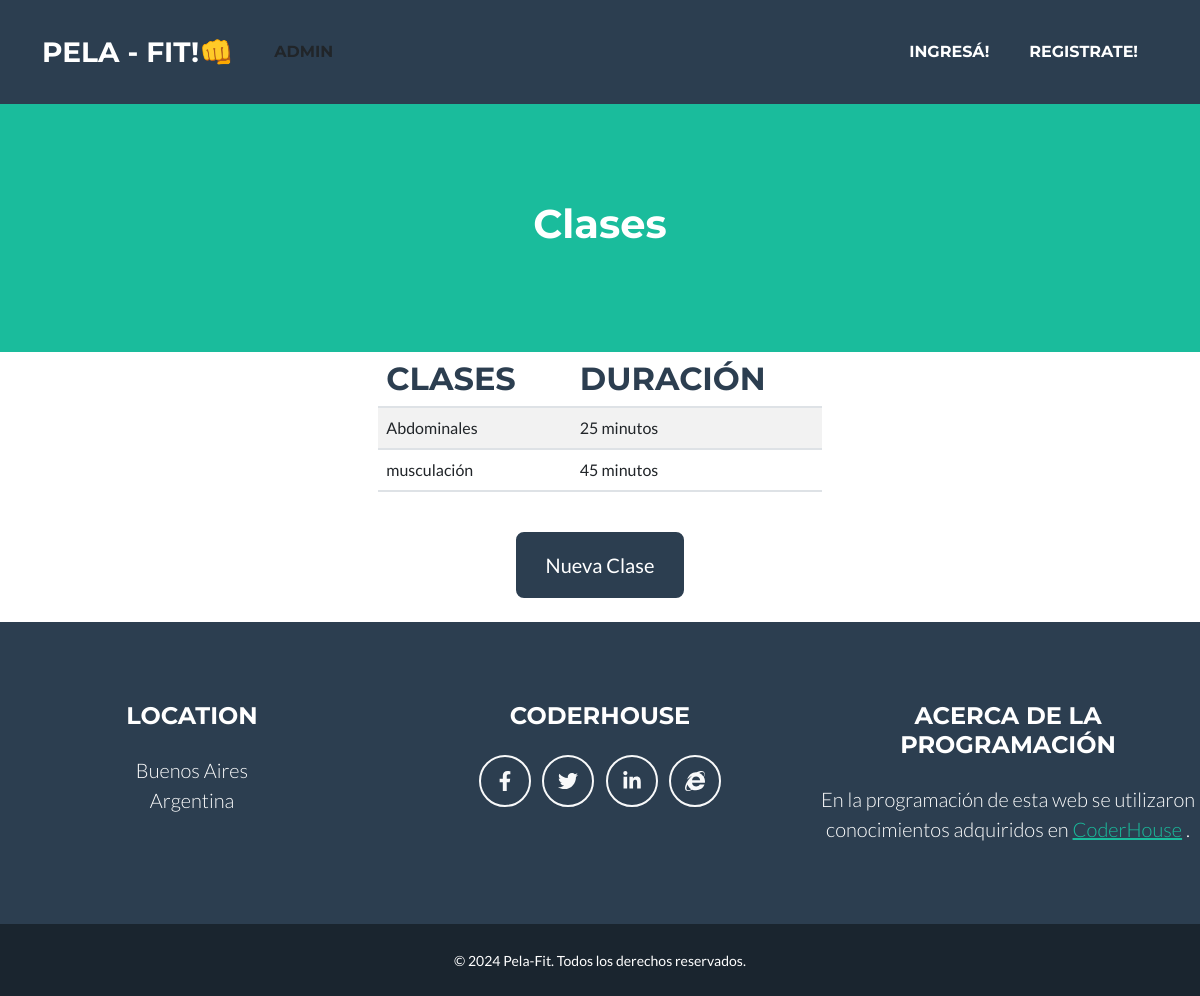
Page /clase/list on the earlier database version.
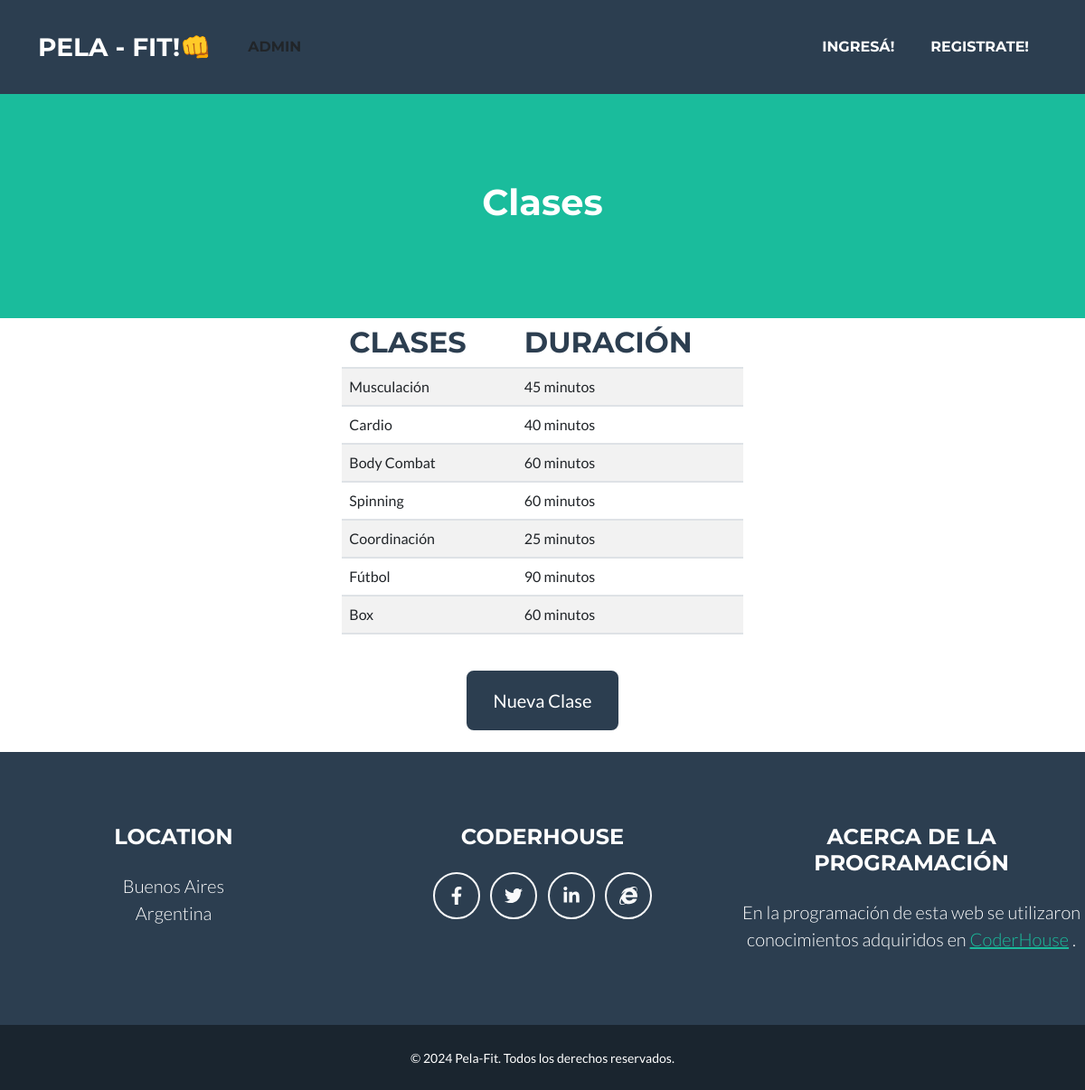
Same page on the later database version.
### cliente/models.py (models this page shows, shortened)
class Clase(models.Model):
    nombre = models.CharField(max_length =100)
    duracion = models.CharField(max_length= 3)
    class Meta:
        verbose_name_plural ="Clases"

### cliente/views.py (the view)
# urls.py: path("clase/list", views.clase_list, name = "clase_list" ),
def clase_list(request):
    clases = Clase.objects.all()
    context = {"clases": clases}
    return render(request, "cliente/clase_list.html", context )

### cliente/templates/cliente/clase_list.html (shortened to what this page needs)
{% extends 'core/base.html' %}
{% block content %}
<header class="masthead bg-primary text-white text-center">
    <div class="container d-flex align-items-center flex-column">
    <h1>Clases</h1>
</header class="masterhead bg-primary text- black text-center">
<div class="container d-flex align-items-center flex-column">
    <header> <table  class="table table-striped">
            <thead>
                <th><h2 class="page-section-heading  text-center text-uppercase text-secondary pe-5 mb-0">Clases</h2></th>
                <th><h2 class="page-section-heading text-center text-uppercase text-secondary pe-5 mb-0">Duración</h2></th>
            </thead>
            <tbody>
                {% for clase in clases %}
                <tr>
                    <td>{{ clase.nombre }}</td>
                    <td>{{ clase.duracion }} minutos</td>
                </tr>
        {% endfor %}</li>
    </tbody>
    </table>
</div>
<div class="text-center mt-4">
    <a class="btn btn-xl btn-secondary"   href=" {% url 'cliente:clase_create' %}">Nueva Clase</a>
{% endblock content %}

### core/templates/core/base.html (shortened to what this page needs)
{% load static %}
<!DOCTYPE html>
<html lang="es">
    <head>
        <link href="{% static 'core/css/styles.css' %}" rel="stylesheet" />
    </head>
    <body id="page-top">
       {% include 'core/navbar.html' %}
        {% block content %}
        {% endblock content %}
 <br>
        <br>
{% include 'core/footer_text.html' %}

### core/templates/core/navbar.html (shortened to what this page needs)
 {% load static %}
 <nav class="navbar navbar-expand-lg bg-secondary text-uppercase fixed-top" id="mainNav">
    <div class="container">
        <a class="navbar-brand" href="{% url 'core:index' %}">Pela - Fit!👊 </a>
        <a class="nav-link mx-0 mx-lg-1"><a class="nav-link py-3 px-0 px-lg-3 rounded" href="{% url 'admin:index' %}">Admin</a>
        <div class="collapse navbar-collapse" id="navbarResponsive">
            <ul class="navbar-nav ms-auto">
                {% if user.is_authenticated %}
                <li class="nav-item mx-0 mx-lg-1"><a class="nav-link py-3 px-0 px-lg-3 rounded" href="{% url 'cliente:profesor_list' %}">Profesores</a></li>
                <li class="nav-item mx-0 mx-lg-1"><a class="nav-link py-3 px-0 px-lg-3 rounded" href="{% url 'cliente:clase_list' %}">Clases</a></li>
                <li class="nav-item mx-0 mx-lg-1"><a class="nav-link py-3 px-0 px-lg-3 rounded" href="{% url 'cliente:usuario_list' %}">Usuarios</a></li>
                <li class="nav-item mx-0 mx-lg-1"><a class="nav-link py-3 px-0 px-lg-3 rounded" href="{% url 'rutina:index' %}">Rutinas</a></li>
                                <li class="nav-item mx-0 mx-lg-1"><a class="nav-link py-3 px-0 px-lg-3 rounded" href="{% url 'core:about' %}">Nosotros</a></li>
                <li class="nav-item mx-0 mx-lg-1"><a class="nav-link py-3 px-0 px-lg-3 rounded">Hola {{user.username}} !</a></li>
                <li class="nav-item mx-0 mx-lg-1"><a class="nav-link py-0 px-0 px-lg-0 rounded-0">
                    <form action="{% url 'core:logout' %}" method="post">
                        {% csrf_token %}
                        <button type="submit" class="btn btn-dark"> <a>LOGOUT</a></button>
                    </form>
                </li>
                {% else %}
                <li class="nav-item mx-0 mx-lg-1"><a class="nav-link py-3 px-0 px-lg-3 rounded" href="{% url 'core:login' %}">Ingresá!</a></li>
                <li class="nav-item mx-0 mx-lg-1"><a class="nav-link py-3 px-0 px-lg-3 rounded" href="{% url 'core:register' %}">Registrate!</a></li>
                {% endif %}
                </a></li>
        </div>
</nav>

### core/templates/core/footer_text.html (shortened to what this page needs)
{% load static %}
 <footer class="footer text-center "
    <div class="container">
        <div class="row">
 <div class="col-lg-4 mb-5 mb-lg-0">
    <h4 class="text-uppercase mb-4">Location</h4>
    <p class="lead mb-0">
        Buenos Aires
        <br />
        Argentina
    </p>
</div>
<div class="col-lg-4 mb-5 mb-lg-0">
    <h4 class="text-uppercase mb-4">CoderHouse</h4>
    <a class="btn btn-outline-light btn-social mx-1" target="_blank" href="https://www.facebook.com/Coderhouse"><i class="fab fa-fw fa-facebook-f"></i></a>
    <a class="btn btn-outline-light btn-social mx-1" target="_blank" href="https://twitter.com/coderhouse"><i class="fab fa-fw fa-twitter"></i></a>
    <a class="btn btn-outline-light btn-social mx-1" target="_blank" href="https://www.linkedin.com/school/coderhouse"><i class="fab fa-fw fa-linkedin-in"></i></a>
    <a class="btn btn-outline-light btn-social mx-1" target="_blank" href="https://www.coderhouse.com/"><i class="fab fa-fw fa-internet-explorer"></i></a>
</div>
<div class="col-lg-4">
    <h4 class="text-uppercase mb-4">Acerca de la programación</h4>
    <p class="lead mb-0">
        En la programación de esta web se utilizaron conocimientos adquiridos en
        <a target="_blank" href="https://www.coderhouse.com/">CoderHouse</a>
        .
    </p>
</div>
</div>
</div>
<div class="copyright py-4 text-center text-white ">
<div class="container"><small>&copy; 2024 Pela-Fit. Todos los derechos reservados.</small></div>
</div>

Differences in the rows shown:
removed Clase: nombre "Abdominales", duracion "25"
removed Clase: nombre "musculación", duracion "45"
added Clase: nombre "Musculación", duracion "45"
added Clase: nombre "Cardio", duracion "40"
added Clase: nombre "Body Combat", duracion "60"
added Clase: nombre "Spinning", duracion "60"
added Clase: nombre "Coordinación", duracion "25"
added Clase: nombre "Fútbol", duracion "90"
added Clase: nombre "Box", duracion "60"
